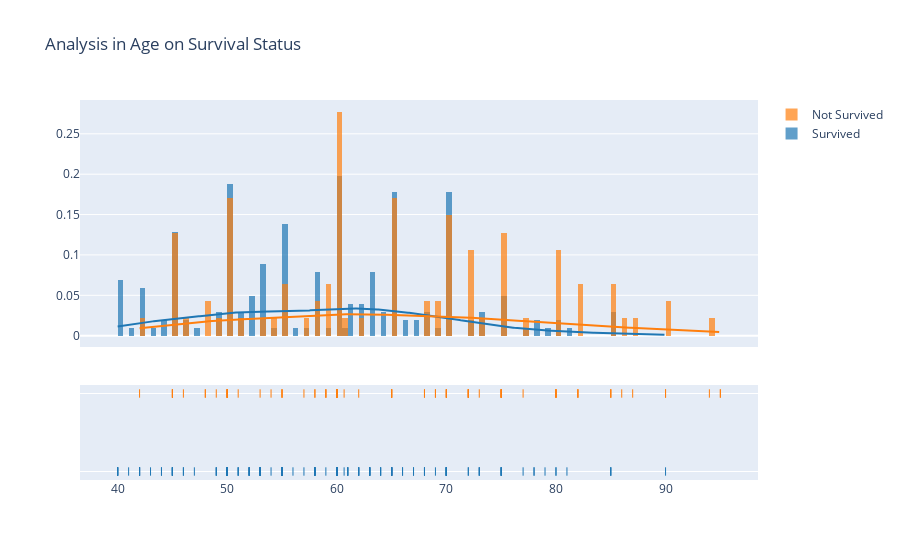

Here is the notebook cell this chart was saved with:
### Markdown cell above
# Gender Factor Analysis

### Code cell
surv = data[data["DEATH_EVENT"]==0]["age"]
not_surv = data[data["DEATH_EVENT"]==1]["age"]
hist_data = [surv,not_surv]
group_labels = ['Survived', 'Not Survived']
fig = ff.create_distplot(hist_data, group_labels, bin_size=0.5)
fig.update_layout(
    title_text="Analysis in Age on Survival Status")
fig.show()

### Figure 1 — Plotly figure (JSON) as saved in the notebook; plotly's stock layout.template omitted (floating-point values rounded to 4 significant figures; data arrays with more than 128 entries replaced by an {"elided": "..."} marker saying what was removed)
{"data": [{"autobinx": false, "histnorm": "probability density", "legendgroup": "Survived", "marker": {"color": "rgb(31, 119, 180)"}, "name": "Survived", "opacity": 0.7, "type": "histogram", "x": {"elided": "203 float values"}, "xaxis": "x", "xbins": {"end": 90, "size": 0.5, "start": 40}, "yaxis": "y"}, {"autobinx": false, "histnorm": "probability density", "legendgroup": "Not Survived", "marker": {"color": "rgb(255, 127, 14)"}, "name": "Not Survived", "opacity": 0.7, "type": "histogram", "x": [75, 55, 65, 50, 65, 90, 75, 60, 65, 80, 75, 62, 45, 50, 82, 87, 45, 70, 48, 65, 68, 75, 80, 95, 70, 58, 82, 94, 85, 50, 65, 69, 90, 82, 60, 70, 50, 70, 60, 50, 51, 60, 80, 57, 68, 53, 60, 70, 60, 95, 49, 72, 45, 50, 45, 60, 42, 72, 70, 65, 85, 69, 60, 60, 59, 60, 72, 85, 70, 86, 60, 46, 80, 72, 75, 72, 50, 45, 80, 59, 59, 65, 75, 58, 60.67, 50, 60, 45, 77, 48, 54, 73, 60, 55, 65, 55], "xaxis": "x", "xbins": {"end": 95, "size": 0.5, "start": 42}, "yaxis": "y"}, {"legendgroup": "Survived", "marker": {"color": "rgb(31, 119, 180)"}, "mode": "lines", "name": "Survived", "showlegend": false, "type": "scatter", "x": {"elided": "500 float values"}, "xaxis": "x", "y": {"elided": "500 float values"}, "yaxis": "y"}, {"legendgroup": "Not Survived", "marker": {"color": "rgb(255, 127, 14)"}, "mode": "lines", "name": "Not Survived", "showlegend": false, "type": "scatter", "x": {"elided": "500 float values"}, "xaxis": "x", "y": {"elided": "500 float values"}, "yaxis": "y"}, {"legendgroup": "Survived", "marker": {"color": "rgb(31, 119, 180)", "symbol": "line-ns-open"}, "mode": "markers", "name": "Survived", "showlegend": false, "type": "scatter", "x": {"elided": "203 float values"}, "xaxis": "x", "y": {"elided": "203 str values"}, "yaxis": "y2"}, {"legendgroup": "Not Survived", "marker": {"color": "rgb(255, 127, 14)", "symbol": "line-ns-open"}, "mode": "markers", "name": "Not Survived", "showlegend": false, "type": "scatter", "x": [75, 55, 65, 50, 65, 90, 75, 60, 65, 80, 75, 62, 45, 50, 82, 87, 45, 70, 48, 65, 68, 75, 80, 95, 70, 58, 82, 94, 85, 50, 65, 69, 90, 82, 60, 70, 50, 70, 60, 50, 51, 60, 80, 57, 68, 53, 60, 70, 60, 95, 49, 72, 45, 50, 45, 60, 42, 72, 70, 65, 85, 69, 60, 60, 59, 60, 72, 85, 70, 86, 60, 46, 80, 72, 75, 72, 50, 45, 80, 59, 59, 65, 75, 58, 60.67, 50, 60, 45, 77, 48, 54, 73, 60, 55, 65, 55], "xaxis": "x", "y": ["Not Survived", "Not Survived", "Not Survived", "Not Survived", "Not Survived", "Not Survived", "Not Survived", "Not Survived", "Not Survived", "Not Survived", "Not Survived", "Not Survived", "Not Survived", "Not Survived", "Not Survived", "Not Survived", "Not Survived", "Not Survived", "Not Survived", "Not Survived", "Not Survived", "Not Survived", "Not Survived", "Not Survived", "Not Survived", "Not Survived", "Not Survived", "Not Survived", "Not Survived", "Not Survived", "Not Survived", "Not Survived", "Not Survived", "Not Survived", "Not Survived", "Not Survived", "Not Survived", "Not Survived", "Not Survived", "Not Survived", "Not Survived", "Not Survived", "Not Survived", "Not Survived", "Not Survived", "Not Survived", "Not Survived", "Not Survived", "Not Survived", "Not Survived", "Not Survived", "Not Survived", "Not Survived", "Not Survived", "Not Survived", "Not Survived", "Not Survived", "Not Survived", "Not Survived", "Not Survived", "Not Survived", "Not Survived", "Not Survived", "Not Survived", "Not Survived", "Not Survived", "Not Survived", "Not Survived", "Not Survived", "Not Survived", "Not Survived", "Not Survived", "Not Survived", "Not Survived", "Not Survived", "Not Survived", "Not Survived", "Not Survived", "Not Survived", "Not Survived", "Not Survived", "Not Survived", "Not Survived", "Not Survived", "Not Survived", "Not Survived", "Not Survived", "Not Survived", "Not Survived", "Not Survived", "Not Survived", "Not Survived", "Not Survived", "Not Survived", "Not Survived", "Not Survived"], "yaxis": "y2"}], "layout": {"barmode": "overlay", "hovermode": "closest", "legend": {"traceorder": "reversed"}, "title": {"text": "Analysis in Age on Survival Status"}, "xaxis": {"anchor": "y2", "domain": [0, 1], "zeroline": false}, "yaxis": {"anchor": "free", "domain": [0.35, 1], "position": 0}, "yaxis2": {"anchor": "x", "domain": [0, 0.25], "dtick": 1, "showticklabels": false}}}
